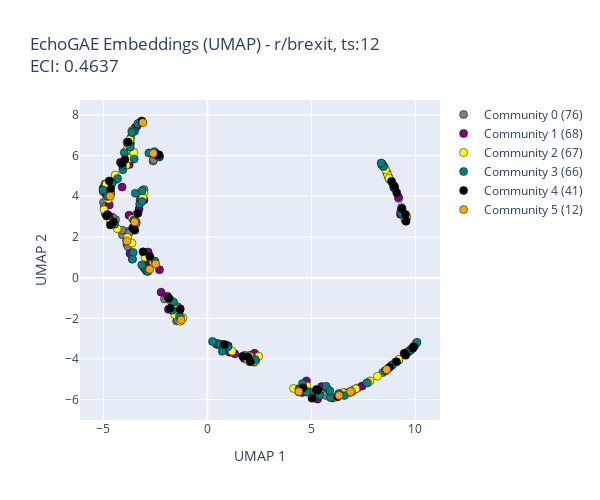
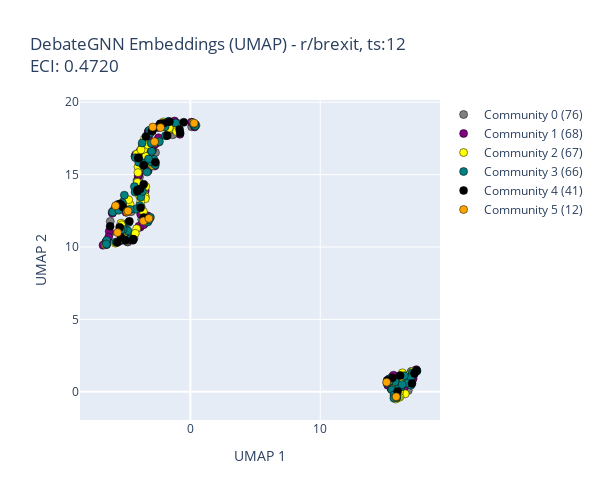
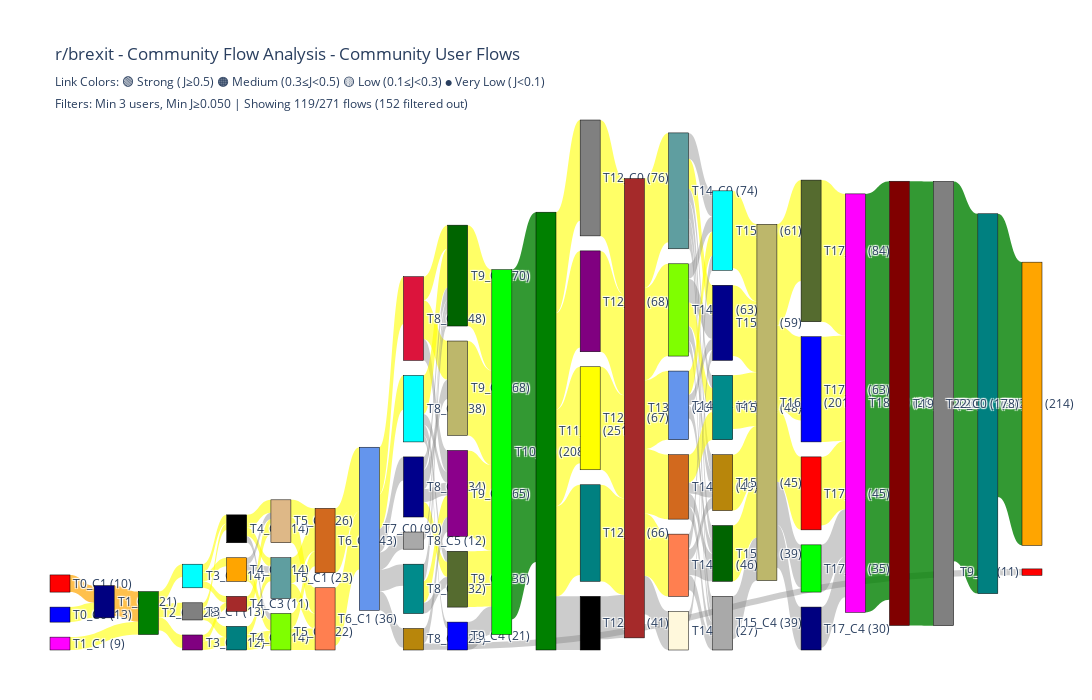

Notebook source saved alongside these figures, in order:
### Code cell
import importlib
import src.visualization.ecs_plots
import src.visualization.snapshot_plots
import src.visualization.community_migration_plots
import src.visualization.community_sankey_plots
import src.utils.community_colors
importlib.reload(src.utils.community_colors)
importlib.reload(src.visualization.snapshot_plots)
importlib.reload(src.visualization.ecs_plots)
importlib.reload(src.visualization.community_migration_plots)
importlib.reload(src.visualization.community_sankey_plots)

import src.analysis.ecs_analyzer
importlib.reload(src.analysis.ecs_analyzer)

from src.analysis.ecs_analyzer import ECSAnalyzer

analyzer = ECSAnalyzer(output_dir='results/ecs')
results = analyzer.run_complete_analysis_with_figures(
    processed_dict=processed_dict,
    ecs_df=ecs_df,
    target_subreddit_id=0,
    embedding_timestep=12,
    # plot_all_embedding_timesteps=True,
    save_figures=True,
    color_mode="lineage"
)

### Figure 1 — Plotly figure (JSON) as saved in the notebook; plotly's stock layout.template omitted (floating-point values rounded to 4 significant figures; data arrays with more than 128 entries replaced by an {"elided": "..."} marker saying what was removed)
{"data": [{"customdata": {"elided": "76x7 mixed values"}, "hovertemplate": "<b>%{customdata[0]}</b><br>Node Index: %{customdata[1]}<br>Community: %{customdata[2]}<br>Comm Size: %{customdata[3]}<br>Comm ECI: %{customdata[4]}<br>UMAP X: %{customdata[5]}<br>UMAP Y: %{customdata[6]}<br><extra></extra>", "marker": {"color": "#808080", "line": {"color": "black", "width": 0.5}, "size": 8}, "mode": "markers", "name": "Community 0 (76)", "type": "scatter", "x": [7.101, -5.005, -2.06, 2.248, -4.993, 9.525, -4.397, 0.7554, 8.594, 2.182, -3.61, -1.425, 9.578, 0.4875, -2.909, -2.608, 2.214, 9.504, 2.022, 5.139, 6.725, -3.847, -1.307, 0.9709, 1.799, 2.279, -4.856, 9.04, 8.435, -3.044, -2.423, -4.602, -3.873, 8.511, 9.922, -4.95, -2.587, -3.89, 8.419, 9.789, -3.421, 5.685, -3.422, -3.376, -1.702, -3.684, -2.946, 8.416, -3.457, -1.769, 8.398, 9.837, -4.665, 9.545, -1.48, -1.429, -3.811, 9.407, 0.4875, -4.409, -3.764, 7.228, 9.333, 8.868, 5.255, -4.086, -4.922, 9.204, -3.886, -2.948, -4.094, -2.922, -4.538, 9.508, 8.483, -3.867], "y": [-5.49, 4.219, -1.051, -4.155, 3.702, 3.103, 4.82, -3.368, -4.56, -3.921, 0.9208, -1.426, 2.925, -3.274, 0.3526, 5.729, -3.77, 2.829, -3.822, -5.752, -5.665, 1.797, -1.969, -3.471, -3.816, -3.775, 3.107, -4.157, -4.665, 4.329, 6.042, 2.977, 1.649, 5.432, -3.392, 3.477, 5.793, 2.268, 5.576, -3.54, 2.733, -5.789, 2.661, 7.452, -1.25, 6.866, 1.123, 5.569, 3.076, -1.105, 5.595, -3.494, 4.704, 3.003, -2.127, -2.063, 1.519, 3.162, -3.258, 2.85, 2.191, -5.424, 3.442, -4.319, -5.948, 2.105, 4.607, 3.891, 5.851, 0.3928, 2.331, 0.3608, 2.952, -3.758, 5.459, 6.654]}, {"customdata": {"elided": "68x7 mixed values"}, "hovertemplate": "<b>%{customdata[0]}</b><br>Node Index: %{customdata[1]}<br>Community: %{customdata[2]}<br>Comm Size: %{customdata[3]}<br>Comm ECI: %{customdata[4]}<br>UMAP X: %{customdata[5]}<br>UMAP Y: %{customdata[6]}<br><extra></extra>", "marker": {"color": "#800080", "line": {"color": "black", "width": 0.5}, "size": 8}, "mode": "markers", "name": "Community 1 (68)", "type": "scatter", "x": [8.716, -5.009, -4.666, -1.913, -1.549, 4.656, -4.715, -2.599, -2.849, -3.754, -3.699, 4.72, 7.442, -3.283, -4.097, 9.694, 10.03, -3.147, 4.337, -4.9, 5.305, 4.408, -2.301, -3.765, 9.197, 6.597, 5.495, -4.179, -3.778, 4.768, 1.001, 9.481, -2.848, 1.066, 9.002, -2.222, 9.461, -2.962, 1.779, -3.442, -4.854, -3.038, -3.793, -4.717, 4.563, 2.17, -3.229, -1.301, -1.873, 9.658, -3.518, -4.932, -3.878, 6.948, 8.634, -2.845, -3.044, 9.284, -1.687, 9.184, -4.642, -3.719, 0.4478, 2.271, 6.017, 9.881, 1.319, -3.204], "y": [4.943, 4.391, 4.717, -0.9204, -1.708, -5.391, 3.571, 0.7943, 1.178, 5.561, 6.594, -5.342, -5.329, 3.371, 4.451, -3.621, -3.25, 7.7, -5.474, 3.146, -5.966, -5.611, 0.388, 3.065, -4.061, -5.659, -5.355, 5.668, 6.478, -5.078, -3.352, 3.032, 0.7496, -3.664, 4.416, -0.7155, -3.724, 0.5617, -3.973, 7.404, 4.049, 0.4745, 6.214, 3.017, -5.652, -4.048, 3.82, -1.53, -1.558, -3.639, 7.303, 4.484, 1.822, -5.603, 5.157, 1.259, 3.81, 3.114, -1.199, 3.964, 4.145, 1.186, -3.276, -3.723, -5.919, -3.447, -3.744, 7.656]}, {"customdata": {"elided": "67x7 mixed values"}, "hovertemplate": "<b>%{customdata[0]}</b><br>Node Index: %{customdata[1]}<br>Community: %{customdata[2]}<br>Comm Size: %{customdata[3]}<br>Comm ECI: %{customdata[4]}<br>UMAP X: %{customdata[5]}<br>UMAP Y: %{customdata[6]}<br><extra></extra>", "marker": {"color": "#FFFF00", "line": {"color": "black", "width": 0.5}, "size": 8}, "mode": "markers", "name": "Community 2 (67)", "type": "scatter", "x": [-4.651, -1.703, 2.323, -3.153, -4.81, -4.668, 6.821, 8.686, 8.183, 4.788, -3.694, 8.754, -1.571, -1.166, 8.669, -3.884, 2.043, -4.753, 2.114, -2.997, 7.008, 7.14, -1.272, -3.724, 4.148, 8.743, 9.986, -1.343, -4.962, -3.73, -2.494, -2.369, -4.335, -2.372, -3.906, 8.572, 8.548, 4.716, 9.21, 9.746, -2.603, -3.607, 9.523, -3.841, 1.187, -3.246, 4.868, 2.471, 6.531, 7.825, -4.864, -3.047, 2.017, -4.429, -2.747, 6.179, -1.571, -1.301, 7.727, -3.531, -3.628, 9.581, 1.935, 6.933, -2.947, -3.099, -3.626], "y": [4.105, -1.157, -4.1, 3.817, 3.874, 2.765, -5.664, -4.47, -4.847, -5.33, 6.204, 4.837, -1.504, -1.982, 5.057, 6.272, -3.861, 3.861, -4.029, 1.006, -5.548, -5.466, -1.908, 6.795, -5.447, 4.885, -3.305, -1.944, 3.339, 5.858, 6.043, 5.986, 2.409, 6.007, 5.523, 5.302, -4.589, -5.559, -4.019, -3.568, 0.776, 2.9, 2.907, 1.973, -3.613, 7.603, -5.61, -3.867, -5.655, -5.076, 4.588, 4.158, -4.137, 5.045, 6.122, -5.87, -1.81, -2.144, -5.155, 6.158, 7.231, 3.032, -4.004, -5.575, 0.376, 3.924, 1.698]}, {"customdata": {"elided": "66x7 mixed values"}, "hovertemplate": "<b>%{customdata[0]}</b><br>Node Index: %{customdata[1]}<br>Community: %{customdata[2]}<br>Comm Size: %{customdata[3]}<br>Comm ECI: %{customdata[4]}<br>UMAP X: %{customdata[5]}<br>UMAP Y: %{customdata[6]}<br><extra></extra>", "marker": {"color": "#008080", "line": {"color": "black", "width": 0.5}, "size": 8}, "mode": "markers", "name": "Community 3 (66)", "type": "scatter", "x": [-3.494, 5.351, -3.706, -3.512, 4.397, 6.592, -3.143, 0.6876, 0.4748, -2.542, -2.811, -2.3, 8.396, -3.252, 2.314, 4.965, 8.485, 7.671, -4.062, -2.925, 4.78, 10.08, -4.461, -2.864, 8.894, -4.312, 5.723, 8.968, -3.15, -3.136, 9.302, 8.928, -1.687, 0.6324, -2.309, -3.59, -5.016, 5.919, -3.14, -2.521, 4.577, 5.716, 9.351, 5.401, -3.539, 0.747, -3.564, 8.56, -3.993, -4.584, 0.9838, 6.324, -1.621, 9.779, 8.359, -4.077, -4.795, -3.626, 0.2489, -3.597, 0.7163, 0.8978, -3.337, -3.463, 5.891, -1.341], "y": [7.2, -5.681, 6.416, 5.836, -5.491, -5.797, 7.685, -3.287, -3.228, 6.191, 6.129, 5.925, 5.537, 3.623, -4.032, -5.648, 5.466, -5.183, 5.308, 0.3264, -5.625, -3.177, 2.626, 0.3061, -4.291, 4.867, -5.414, 4.423, 0.6206, 4.271, 3.262, 4.577, -1.602, -3.283, 5.987, 7.19, 4.308, -5.891, 3.742, 0.812, -5.209, -5.341, 3.137, -5.778, 2.839, -3.45, 1.236, -4.573, 6.144, 4.627, -3.406, -5.694, -1.205, -3.559, 5.636, 5.51, 3.994, 7.13, -3.138, 0.9073, -3.623, -3.315, 7.575, 4.149, -5.564, -1.892]}, {"customdata": {"elided": "41x7 mixed values"}, "hovertemplate": "<b>%{customdata[0]}</b><br>Node Index: %{customdata[1]}<br>Community: %{customdata[2]}<br>Comm Size: %{customdata[3]}<br>Comm ECI: %{customdata[4]}<br>UMAP X: %{customdata[5]}<br>UMAP Y: %{customdata[6]}<br><extra></extra>", "marker": {"color": "#000000", "line": {"color": "black", "width": 0.5}, "size": 8}, "mode": "markers", "name": "Community 4 (41)", "type": "scatter", "x": [-1.782, 1.964, 9.527, -3.091, 5.243, 9.365, 9.536, -1.315, 0.8135, -4.845, -2.439, 9.872, -4.11, 9.929, 9.101, 6.271, 2.071, 8.856, -4.805, -4.659, -1.848, -3.959, -3.805, 5.034, -4.645, 9.106, -3.142, -4.717, 9.554, -2.764, 5.317, 4.608, -3.588, -2.322, -4.516, 8.758, -3.483, 9.005, -3.333, 9.492, 1.701], "y": [-1.502, -3.906, 3.097, 1.269, -5.501, 3.387, -3.82, -1.562, -3.283, 3.029, 6.053, -3.466, 5.612, -3.4, -4.139, -5.853, -4.124, 4.736, 3.098, 2.591, -1.014, 5.808, 6.662, -5.927, 4.365, 4.183, 7.667, 4.756, 2.767, 1.035, -5.53, -5.418, 2.446, 6.039, 2.751, -4.406, 2.332, 4.475, 3.171, -3.724, -3.869]}, {"customdata": [["manowtf", 34, 5, 12, "0.3306", "-3.496", "2.741"], ["Wildlamb", 62, 5, 12, "0.3306", "6.885", "-5.606"], ["elmokki", 111, 5, 12, "0.3306", "4.401", "-5.603"], ["allislies", 112, 5, 12, "0.3306", "8.626", "-4.520"], ["Daegog", 177, 5, 12, "0.3306", "6.336", "-5.791"], ["RadicalPoopParticle", 188, 5, 12, "0.3306", "-4.668", "4.006"], ["compoundedinterest", 223, 5, 12, "0.3306", "-1.254", "-2.079"], ["mkotechno", 241, 5, 12, "0.3306", "-2.482", "0.669"], ["kridenow", 265, 5, 12, "0.3306", "-3.101", "7.621"], ["Norbertabcde", 273, 5, 12, "0.3306", "-3.864", "1.802"], ["rebelprincessuk", 290, 5, 12, "0.3306", "-2.591", "6.111"], ["mattboid", 317, 5, 12, "0.3306", "-2.775", "0.409"]], "hovertemplate": "<b>%{customdata[0]}</b><br>Node Index: %{customdata[1]}<br>Community: %{customdata[2]}<br>Comm Size: %{customdata[3]}<br>Comm ECI: %{customdata[4]}<br>UMAP X: %{customdata[5]}<br>UMAP Y: %{customdata[6]}<br><extra></extra>", "marker": {"color": "#FFA500", "line": {"color": "black", "width": 0.5}, "size": 8}, "mode": "markers", "name": "Community 5 (12)", "type": "scatter", "x": [-3.496, 6.885, 4.401, 8.626, 6.336, -4.668, -1.254, -2.482, -3.101, -3.864, -2.591, -2.775], "y": [2.741, -5.606, -5.603, -4.52, -5.791, 4.006, -2.079, 0.6689, 7.621, 1.802, 6.111, 0.4088]}], "layout": {"height": 500, "legend": {"orientation": "v", "x": 1.01, "xanchor": "left", "y": 1, "yanchor": "top"}, "showlegend": true, "title": {"text": "EchoGAE Embeddings (UMAP) - r/brexit, ts:12<br>ECI: 0.4637"}, "width": 600, "xaxis": {"title": {"text": "UMAP 1"}}, "yaxis": {"title": {"text": "UMAP 2"}}}}

### Figure 2 — Plotly figure (JSON) as saved in the notebook; plotly's stock layout.template omitted (floating-point values rounded to 4 significant figures; data arrays with more than 128 entries replaced by an {"elided": "..."} marker saying what was removed)
{"data": [{"customdata": {"elided": "76x7 mixed values"}, "hovertemplate": "<b>%{customdata[0]}</b><br>Node Index: %{customdata[1]}<br>Community: %{customdata[2]}<br>Comm Size: %{customdata[3]}<br>Comm ECI: %{customdata[4]}<br>UMAP X: %{customdata[5]}<br>UMAP Y: %{customdata[6]}<br><extra></extra>", "marker": {"color": "#808080", "line": {"color": "black", "width": 0.5}, "size": 8}, "mode": "markers", "name": "Community 0 (76)", "type": "scatter", "x": [-5.11, -6.469, -1.593, -3.657, -4.607, -3.836, -3.075, -5.117, -2.889, -2.688, -6.194, 15.56, -3.51, -4.117, 17.26, -6.024, -5.588, -2.9, -4.821, -2.469, -3.935, -3.486, -1.007, -6.169, -5.111, -3.786, 16.78, -4.165, -3.107, -1.353, -0.8433, -4.841, -4.943, -3.922, -3.761, -5.21, 0.09695, -5.882, -3.544, -2.914, 17.01, -3.659, 17.1, -4.645, -5.39, -0.824, 0.3956, -3.315, 15.63, -4.96, -4.214, -3.684, 15.88, -3.587, -5.271, -2.476, 15.74, -3.975, -3.748, 16.83, -4.345, -4.566, -3.515, -3.827, -5.912, -5.075, -1.499, -3.58, -6.497, 17.42, 15.79, -5.196, 15.77, -3.923, -3.098, 16.79], "y": [12.66, 10.17, 18.12, 12.18, 10.69, 15.5, 17.03, 13.18, 16.61, 16.52, 10.97, 1.049, 16.52, 14.56, 1.285, 12.42, 12.94, 17.14, 10.35, 17.23, 15.08, 11.66, 18.54, 11.76, 12.86, 12.76, 0.09308, 16.28, 15.72, 17.75, 17.91, 10.35, 10.41, 16.57, 14.3, 10.92, 18.3, 12.54, 17.02, 16.68, 1.404, 11.83, 0.8453, 10.56, 12.95, 17.95, 18.41, 16.77, 0.5636, 12.59, 16.38, 17.06, 0.8754, 16.98, 10.99, 18.26, -0.2884, 14.32, 11.9, 0.9331, 10.59, 12.44, 15.92, 16.0, 12.48, 11.56, 18.09, 14.03, 10.36, 1.48, 0.8062, 11.29, 0.9634, 14.83, 17.85, 0.9336]}, {"customdata": {"elided": "68x7 mixed values"}, "hovertemplate": "<b>%{customdata[0]}</b><br>Node Index: %{customdata[1]}<br>Community: %{customdata[2]}<br>Comm Size: %{customdata[3]}<br>Comm ECI: %{customdata[4]}<br>UMAP X: %{customdata[5]}<br>UMAP Y: %{customdata[6]}<br><extra></extra>", "marker": {"color": "#800080", "line": {"color": "black", "width": 0.5}, "size": 8}, "mode": "markers", "name": "Community 1 (68)", "type": "scatter", "x": [-4.269, -5.419, 16.41, -5.02, -3.873, 16.09, -2.309, -6.013, -3.965, -6.528, 15.65, -3.142, -3.763, 16.21, 15.99, -2.019, -2.945, -1.114, 17.16, 16.43, 16.67, -3.087, -5.252, -6.249, -3.832, 17.05, -1.751, 15.81, 15.48, -2.726, 0.1187, -3.25, -4.962, -2.745, -3.478, -4.628, -3.223, -5.696, -3.152, 15.48, 17.4, -0.8059, -6.407, -3.6, -2.459, -4.766, -6.291, 17.38, 16.59, -4.022, 0.3249, 0.3865, 15.88, -3.345, -3.764, -3.3, -6.731, -2.502, -5.356, -3.505, -1.088, 0.07863, -3.5, -3.25, -3.83, -3.978, -1.22, 15.2], "y": [16.26, 10.42, -0.09841, 12.77, 11.37, 0.1134, 18.5, 12.33, 11.43, 10.31, 1.15, 11.99, 13.35, 0.02988, -0.06861, 18.57, 16.72, 18.08, 0.9245, 0.1929, 1.09, 16.79, 10.89, 11.09, 14.26, 1.033, 18.21, 0.2132, 0.1854, 17.1, 18.6, 17.93, 12.39, 15.59, 13.89, 10.49, 18.01, 12.61, 17.36, 0.2159, 1.529, 17.78, 10.46, 11.53, 17.55, 12.73, 10.69, 1.48, 0.8949, 14.9, 18.29, 18.45, 0.2794, 16.38, 16.78, 12.15, 10.13, 18.28, 11.53, 16.4, 18.07, 18.62, 11.91, 15.27, 12.26, 15.0, 18.7, 0.4561]}, {"customdata": {"elided": "67x7 mixed values"}, "hovertemplate": "<b>%{customdata[0]}</b><br>Node Index: %{customdata[1]}<br>Community: %{customdata[2]}<br>Comm Size: %{customdata[3]}<br>Comm ECI: %{customdata[4]}<br>UMAP X: %{customdata[5]}<br>UMAP Y: %{customdata[6]}<br><extra></extra>", "marker": {"color": "#FFFF00", "line": {"color": "black", "width": 0.5}, "size": 8}, "mode": "markers", "name": "Community 2 (67)", "type": "scatter", "x": [15.87, -3.386, -2.075, -1.966, 15.68, -1.142, -4.12, -3.903, -3.555, 16.54, 15.98, -3.536, -5.172, -1.547, -3.591, -5.229, -3.429, -1.627, 17.15, 16.08, -3.6, -2.422, -4.14, 0.4344, -3.466, -4.035, -3.475, -5.295, 0.3933, -1.063, -5.796, 15.88, 16.14, 15.8, 15.24, -3.803, -2.904, -3.623, -4.078, -4.991, -5.018, -5.209, -3.442, -5.273, -4.645, 16.03, -3.203, -2.819, -1.991, -3.272, 15.72, 16.4, -4.81, -4.243, 16.11, -4.754, 0.1988, -5.345, -3.047, -6.54, -5.778, -4.012, -3.83, -4.038, 16.53, 16.33, -5.279], "y": [-0.4659, 11.75, 18.64, 18.28, 0.2057, 18.11, 16.43, 13.5, 13.37, -0.1423, 0.1906, 17.47, 13.09, 18.17, 13.79, 10.94, 16.26, 18.22, 1.417, -0.05885, 16.74, 17.28, 11.26, 18.4, 13.47, 15.54, 13.33, 10.51, 18.4, 17.98, 12.7, 0.4911, -0.3564, -0.4976, 0.7782, 16.71, 15.64, 12.45, 14.46, 13.09, 13.28, 10.93, 14.17, 10.98, 12.94, -0.3928, 15.86, 17.22, 18.45, 17.05, 0.7721, 0.6952, 12.57, 10.94, 0.02524, 13.26, 18.58, 11.65, 15.78, 10.16, 10.26, 13.95, 13.13, 15.14, 1.176, 1.311, 11.53]}, {"customdata": {"elided": "66x7 mixed values"}, "hovertemplate": "<b>%{customdata[0]}</b><br>Node Index: %{customdata[1]}<br>Community: %{customdata[2]}<br>Comm Size: %{customdata[3]}<br>Comm ECI: %{customdata[4]}<br>UMAP X: %{customdata[5]}<br>UMAP Y: %{customdata[6]}<br><extra></extra>", "marker": {"color": "#008080", "line": {"color": "black", "width": 0.5}, "size": 8}, "mode": "markers", "name": "Community 3 (66)", "type": "scatter", "x": [15.52, -3.903, -6.445, 0.374, -5.778, -3.559, 16.99, -1.135, -3.279, -6.441, 15.68, 0.3575, -3.158, 15.67, -2.996, -4.746, -3.628, -4.309, 15.34, 17.26, -4.262, -3.081, -4.594, -4.817, 17.45, -6.481, -1.95, -4.231, 0.2244, -1.919, -3.815, -3.976, -5.088, -5.178, 15.91, 16.2, 16.05, -5.227, -2.811, 17.1, -3.197, -3.225, -3.683, 16.97, 16.68, -5.98, 16.48, -3.333, -5.729, -5.354, -5.521, -1.686, -3.199, -2.987, -3.713, 15.33, 15.78, 15.14, -2.39, -4.209, 16.31, -2.703, 15.32, 15.89, -3.022, -4.636], "y": [0.138, 12.86, 10.17, 18.38, 12.68, 15.81, 0.4589, 18.57, 11.73, 10.45, -0.2208, 18.36, 18.06, -0.435, 15.85, 11.7, 15.64, 14.17, 0.8922, 1.348, 13.79, 12.05, 10.56, 11.12, 1.44, 10.21, 18.31, 16.17, 18.49, 17.68, 13.44, 15.85, 13.58, 11.22, -0.3783, 0.3306, 0.3246, 13.04, 16.05, 1.291, 11.87, 16.08, 13.85, 1.001, 0.6037, 12.42, 1.111, 15.17, 10.34, 11.17, 12.54, 18.68, 17.81, 16.6, 17.19, 0.8939, 0.692, 0.6008, 17.28, 12.61, 0.503, 15.67, 0.7319, -0.3655, 17.17, 12.59]}, {"customdata": {"elided": "41x7 mixed values"}, "hovertemplate": "<b>%{customdata[0]}</b><br>Node Index: %{customdata[1]}<br>Community: %{customdata[2]}<br>Comm Size: %{customdata[3]}<br>Comm ECI: %{customdata[4]}<br>UMAP X: %{customdata[5]}<br>UMAP Y: %{customdata[6]}<br><extra></extra>", "marker": {"color": "#000000", "line": {"color": "black", "width": 0.5}, "size": 8}, "mode": "markers", "name": "Community 4 (41)", "type": "scatter", "x": [-2.685, -5.333, -4.094, 17.07, -0.5121, -2.054, -2.931, -2.321, -2.272, 15.96, 16.16, -2.41, -3.838, -3.607, -1.611, -3.584, -5.439, -2.954, -4.399, -0.7902, -4.699, -6.18, -1.789, -2.822, -0.8331, -3.864, 15.16, -5.021, -3.994, -5.447, -4.063, -5.205, -5.346, -5.632, 17.42, -3.594, -4.42, -3.426, 15.57, -4.018, 17.26], "y": [15.84, 12.91, 13.85, 0.5768, 18.61, 18.55, 18.03, 18.51, 18.44, 0.01927, 1.132, 18.38, 12.7, 15.65, 18.65, 12.04, 12.97, 18.03, 10.54, 17.87, 11.78, 11.43, 17.69, 18.22, 18.11, 14.0, 0.796, 10.47, 16.14, 11.36, 13.95, 12.77, 10.67, 10.32, 1.456, 14.33, 10.46, 17.64, 0.9666, 16.16, 1.265]}, {"customdata": [["manowtf", 34, 5, 12, "0.4910", "-3.609", "11.799"], ["Wildlamb", 62, 5, 12, "0.4910", "-3.196", "11.974"], ["elmokki", 111, 5, 12, "0.4910", "-4.890", "12.423"], ["allislies", 112, 5, 12, "0.4910", "-2.898", "18.280"], ["Daegog", 177, 5, 12, "0.4910", "-4.805", "12.487"], ["RadicalPoopParticle", 188, 5, 12, "0.4910", "-2.298", "18.250"], ["compoundedinterest", 223, 5, 12, "0.4910", "-2.762", "17.271"], ["mkotechno", 241, 5, 12, "0.4910", "0.286", "18.552"], ["kridenow", 265, 5, 12, "0.4910", "15.116", "0.667"], ["Norbertabcde", 273, 5, 12, "0.4910", "-5.761", "12.847"], ["rebelprincessuk", 290, 5, 12, "0.4910", "15.850", "-0.340"], ["mattboid", 317, 5, 12, "0.4910", "-5.610", "10.999"]], "hovertemplate": "<b>%{customdata[0]}</b><br>Node Index: %{customdata[1]}<br>Community: %{customdata[2]}<br>Comm Size: %{customdata[3]}<br>Comm ECI: %{customdata[4]}<br>UMAP X: %{customdata[5]}<br>UMAP Y: %{customdata[6]}<br><extra></extra>", "marker": {"color": "#FFA500", "line": {"color": "black", "width": 0.5}, "size": 8}, "mode": "markers", "name": "Community 5 (12)", "type": "scatter", "x": [-3.609, -3.196, -4.89, -2.898, -4.805, -2.298, -2.762, 0.2862, 15.12, -5.761, 15.85, -5.61], "y": [11.8, 11.97, 12.42, 18.28, 12.49, 18.25, 17.27, 18.55, 0.6669, 12.85, -0.3403, 11.0]}], "layout": {"height": 500, "legend": {"orientation": "v", "x": 1.01, "xanchor": "left", "y": 1, "yanchor": "top"}, "showlegend": true, "title": {"text": "DebateGNN Embeddings (UMAP) - r/brexit, ts:12<br>ECI: 0.4720"}, "width": 600, "xaxis": {"title": {"text": "UMAP 1"}}, "yaxis": {"title": {"text": "UMAP 2"}}}}

### Figure 3 — Plotly figure (JSON) as saved in the notebook; plotly's stock layout.template omitted (floating-point values rounded to 4 significant figures; data arrays with more than 128 entries replaced by an {"elided": "..."} marker saying what was removed)
{"data": [{"arrangement": "snap", "link": {"color": ["rgba(255, 255, 0, 0.6)", "rgba(255, 165, 0, 0.7)", "rgba(255, 165, 0, 0.7)", "rgba(255, 255, 0, 0.6)", "rgba(255, 255, 0, 0.6)", "rgba(255, 255, 0, 0.6)", "rgba(255, 255, 0, 0.6)", "rgba(255, 255, 0, 0.6)", "rgba(255, 255, 0, 0.6)", "rgba(255, 255, 0, 0.6)", "rgba(255, 255, 0, 0.6)", "rgba(255, 255, 0, 0.6)", "rgba(255, 255, 0, 0.6)", "rgba(255, 255, 0, 0.6)", "rgba(255, 255, 0, 0.6)", "rgba(255, 255, 0, 0.6)", "rgba(255, 255, 0, 0.6)", "rgba(255, 255, 0, 0.6)", "rgba(128, 128, 128, 0.4)", "rgba(128, 128, 128, 0.4)", "rgba(128, 128, 128, 0.4)", "rgba(255, 255, 0, 0.6)", "rgba(255, 255, 0, 0.6)", "rgba(255, 255, 0, 0.6)", "rgba(255, 255, 0, 0.6)", "rgba(255, 255, 0, 0.6)", "rgba(255, 255, 0, 0.6)", "rgba(255, 255, 0, 0.6)", "rgba(255, 255, 0, 0.6)", "rgba(255, 255, 0, 0.6)", "rgba(255, 255, 0, 0.6)", "rgba(255, 255, 0, 0.6)", "rgba(255, 255, 0, 0.6)", "rgba(128, 128, 128, 0.4)", "rgba(128, 128, 128, 0.4)", "rgba(128, 128, 128, 0.4)", "rgba(128, 128, 128, 0.4)", "rgba(255, 255, 0, 0.6)", "rgba(255, 255, 0, 0.6)", "rgba(128, 128, 128, 0.4)", "rgba(255, 255, 0, 0.6)", "rgba(128, 128, 128, 0.4)", "rgba(128, 128, 128, 0.4)", "rgba(128, 128, 128, 0.4)", "rgba(128, 128, 128, 0.4)", "rgba(128, 128, 128, 0.4)", "rgba(128, 128, 128, 0.4)", "rgba(255, 255, 0, 0.6)", "rgba(128, 128, 128, 0.4)", "rgba(255, 255, 0, 0.6)", "rgba(128, 128, 128, 0.4)", "rgba(128, 128, 128, 0.4)", "rgba(128, 128, 128, 0.4)", "rgba(128, 128, 128, 0.4)", "rgba(255, 255, 0, 0.6)", "rgba(255, 255, 0, 0.6)", "rgba(255, 255, 0, 0.6)", "rgba(255, 255, 0, 0.6)", "rgba(128, 128, 128, 0.4)", "rgba(0, 128, 0, 0.8)", "rgba(255, 255, 0, 0.6)", "rgba(255, 255, 0, 0.6)", "rgba(255, 255, 0, 0.6)", "rgba(255, 255, 0, 0.6)", "rgba(128, 128, 128, 0.4)", "rgba(255, 255, 0, 0.6)", "rgba(255, 255, 0, 0.6)", "rgba(255, 255, 0, 0.6)", "rgba(255, 255, 0, 0.6)", "rgba(128, 128, 128, 0.4)", "rgba(255, 255, 0, 0.6)", "rgba(255, 255, 0, 0.6)", "rgba(255, 255, 0, 0.6)", "rgba(255, 255, 0, 0.6)", "rgba(255, 255, 0, 0.6)", "rgba(128, 128, 128, 0.4)", "rgba(128, 128, 128, 0.4)", "rgba(255, 255, 0, 0.6)", "rgba(128, 128, 128, 0.4)", "rgba(128, 128, 128, 0.4)", "rgba(128, 128, 128, 0.4)", "rgba(128, 128, 128, 0.4)", "rgba(128, 128, 128, 0.4)", "rgba(128, 128, 128, 0.4)", "rgba(255, 255, 0, 0.6)", "rgba(128, 128, 128, 0.4)", "rgba(128, 128, 128, 0.4)", "rgba(255, 255, 0, 0.6)", "rgba(128, 128, 128, 0.4)", "rgba(128, 128, 128, 0.4)", "rgba(128, 128, 128, 0.4)", "rgba(128, 128, 128, 0.4)", "rgba(128, 128, 128, 0.4)", "rgba(128, 128, 128, 0.4)", "rgba(128, 128, 128, 0.4)", "rgba(255, 255, 0, 0.6)", "rgba(128, 128, 128, 0.4)", "rgba(128, 128, 128, 0.4)", "rgba(128, 128, 128, 0.4)", "rgba(255, 255, 0, 0.6)", "rgba(255, 255, 0, 0.6)", "rgba(255, 255, 0, 0.6)", "rgba(255, 255, 0, 0.6)", "rgba(128, 128, 128, 0.4)", "rgba(255, 255, 0, 0.6)", "rgba(255, 255, 0, 0.6)", "rgba(255, 255, 0, 0.6)", "rgba(255, 255, 0, 0.6)", "rgba(128, 128, 128, 0.4)", "rgba(128, 128, 128, 0.4)", "rgba(255, 255, 0, 0.6)", "rgba(255, 255, 0, 0.6)", "rgba(255, 255, 0, 0.6)", "rgba(128, 128, 128, 0.4)", "rgba(128, 128, 128, 0.4)", "rgba(0, 128, 0, 0.8)", "rgba(0, 128, 0, 0.8)", "rgba(0, 128, 0, 0.8)", "rgba(0, 128, 0, 0.8)"], "customdata": {"elided": "119x2 mixed values"}, "hovertemplate": "%{source.label} → %{target.label}<br>Flow: %{value} users<br>Jaccard: %{customdata[0]:.3f}<br>Significance: %{customdata[1]}<extra></extra>", "source": [0, 1, 3, 4, 5, 5, 5, 7, 7, 7, 8, 8, 9, 9, 11, 11, 12, 12, 12, 13, 13, 13, 14, 15, 15, 16, 16, 17, 17, 18, 19, 20, 20, 20, 20, 20, 20, 22, 22, 22, 23, 23, 23, 23, 24, 24, 24, 24, 25, 25, 25, 26, 26, 27, 28, 29, 30, 31, 32, 34, 37, 37, 37, 37, 37, 40, 41, 42, 43, 44, 46, 46, 46, 46, 46, 46, 48, 48, 48, 48, 48, 48, 49, 49, 49, 49, 49, 50, 50, 50, 50, 51, 51, 51, 51, 52, 52, 52, 53, 55, 56, 57, 58, 59, 60, 61, 61, 61, 61, 61, 63, 64, 65, 66, 67, 68, 70, 72, 75], "target": [3, 3, 5, 5, 7, 8, 9, 12, 13, 14, 11, 12, 11, 14, 16, 17, 15, 16, 17, 15, 16, 17, 15, 18, 19, 18, 19, 18, 19, 20, 20, 22, 23, 24, 25, 26, 27, 28, 29, 30, 28, 30, 31, 32, 28, 29, 30, 31, 28, 30, 31, 30, 33, 28, 34, 34, 34, 34, 34, 37, 40, 41, 42, 43, 44, 46, 46, 46, 46, 46, 48, 49, 50, 51, 52, 53, 55, 56, 57, 58, 59, 60, 55, 56, 57, 58, 59, 57, 58, 59, 60, 55, 58, 59, 60, 55, 56, 60, 56, 61, 61, 61, 61, 61, 61, 63, 64, 65, 66, 67, 68, 68, 68, 68, 68, 70, 72, 75, 77], "value": [7, 8, 14, 6, 6, 6, 6, 4, 4, 3, 5, 3, 4, 3, 4, 7, 6, 4, 3, 3, 3, 5, 7, 8, 12, 12, 7, 7, 10, 30, 27, 22, 16, 11, 10, 9, 8, 11, 18, 10, 18, 5, 5, 3, 6, 9, 6, 7, 8, 10, 5, 7, 3, 4, 47, 44, 40, 26, 13, 163, 47, 45, 45, 42, 25, 54, 47, 48, 45, 20, 51, 43, 30, 29, 32, 18, 12, 14, 6, 8, 7, 7, 7, 11, 11, 7, 5, 13, 5, 6, 6, 7, 5, 7, 7, 11, 5, 6, 5, 36, 33, 25, 26, 20, 26, 47, 39, 34, 20, 20, 66, 49, 32, 22, 19, 195, 207, 177, 132]}, "name": "All Significant Flows", "node": {"color": ["#0000FF", "#FF0000", "#00FF00", "#000080", "#FF00FF", "#008000", "#800000", "#00FFFF", "#808080", "#800080", "#FFFF00", "#008080", "#000000", "#FFA500", "#A52A2A", "#DEB887", "#5F9EA0", "#7FFF00", "#D2691E", "#FF7F50", "#6495ED", "#FFF8DC", "#DC143C", "#00FFFF", "#00008B", "#008B8B", "#B8860B", "#A9A9A9", "#006400", "#BDB76B", "#8B008B", "#556B2F", "#0000FF", "#FF0000", "#00FF00", "#000080", "#FF00FF", "#008000", "#800000", "#00FFFF", "#808080", "#800080", "#FFFF00", "#008080", "#000000", "#FFA500", "#A52A2A", "#DEB887", "#5F9EA0", "#7FFF00", "#D2691E", "#FF7F50", "#6495ED", "#FFF8DC", "#DC143C", "#00FFFF", "#00008B", "#008B8B", "#B8860B", "#A9A9A9", "#006400", "#BDB76B", "#8B008B", "#556B2F", "#0000FF", "#FF0000", "#00FF00", "#000080", "#FF00FF", "#008000", "#800000", "#00FFFF", "#808080", "#800080", "#FFFF00", "#008080", "#000000", "#FFA500", "#A52A2A", "#DEB887"], "label": ["T0_C0 (13)", "T0_C1 (10)", "T0_C2 (6)", "T1_C0 (21)", "T1_C1 (9)", "T2_C0 (28)", "T2_C1 (3)", "T3_C0 (14)", "T3_C1 (13)", "T3_C2 (12)", "T3_C3 (4)", "T4_C0 (14)", "T4_C1 (14)", "T4_C2 (14)", "T4_C3 (11)", "T5_C0 (26)", "T5_C1 (23)", "T5_C2 (22)", "T6_C0 (43)", "T6_C1 (36)", "T7_C0 (90)", "T7_C1 (4)", "T8_C0 (48)", "T8_C1 (38)", "T8_C2 (34)", "T8_C3 (32)", "T8_C4 (23)", "T8_C5 (12)", "T9_C0 (70)", "T9_C1 (68)", "T9_C2 (65)", "T9_C3 (36)", "T9_C4 (21)", "T9_C5 (11)", "T10_C0 (208)", "T10_C1 (3)", "T10_C2 (3)", "T11_C0 (251)", "T11_C1 (5)", "T11_C2 (5)", "T12_C0 (76)", "T12_C1 (68)", "T12_C2 (67)", "T12_C3 (66)", "T12_C4 (41)", "T12_C5 (12)", "T13_C0 (261)", "T13_C1 (4)", "T14_C0 (74)", "T14_C1 (63)", "T14_C2 (49)", "T14_C3 (46)", "T14_C4 (41)", "T14_C5 (27)", "T14_C6 (7)", "T15_C0 (61)", "T15_C1 (59)", "T15_C2 (48)", "T15_C3 (45)", "T15_C4 (39)", "T15_C5 (39)", "T16_C0 (201)", "T16_C1 (5)", "T17_C0 (84)", "T17_C1 (63)", "T17_C2 (45)", "T17_C3 (35)", "T17_C4 (30)", "T18_C0 (261)", "T18_C1 (3)", "T19_C0 (262)", "T19_C1 (3)", "T20_C0 (312)", "T20_C1 (14)", "T20_C2 (5)", "T21_C0 (214)", "T21_C1 (7)", "T22_C0 (178)", "T22_C1 (5)", "T22_C2 (3)"], "line": {"color": "black", "width": 0.5}, "pad": 15, "thickness": 20}, "type": "sankey"}], "layout": {"annotations": [{"font": {"color": "gray", "size": 10}, "showarrow": false, "text": "Link Width ∝ User Flow Size | Node Colors = Lineage (siblings share hue) | Shows complete many-to-many community relationships", "x": 0.5, "xanchor": "center", "xref": "paper", "y": -0.12, "yanchor": "top", "yref": "paper"}], "font": {"size": 12}, "height": 700, "margin": {"b": 50, "l": 50, "r": 50, "t": 120}, "title": {"text": "r/brexit - Community Flow Analysis - Community User Flows<br><sub>Link Colors: 🟢 Strong (J≥0.5) 🟠 Medium (0.3≤J<0.5) 🟡 Low (0.1≤J<0.3) ⚫ Very Low (J<0.1)<br>Filters: Min 3 users, Min J≥0.050 | Showing 119/271 flows (152 filtered out)</sub>"}, "width": 1500}}
